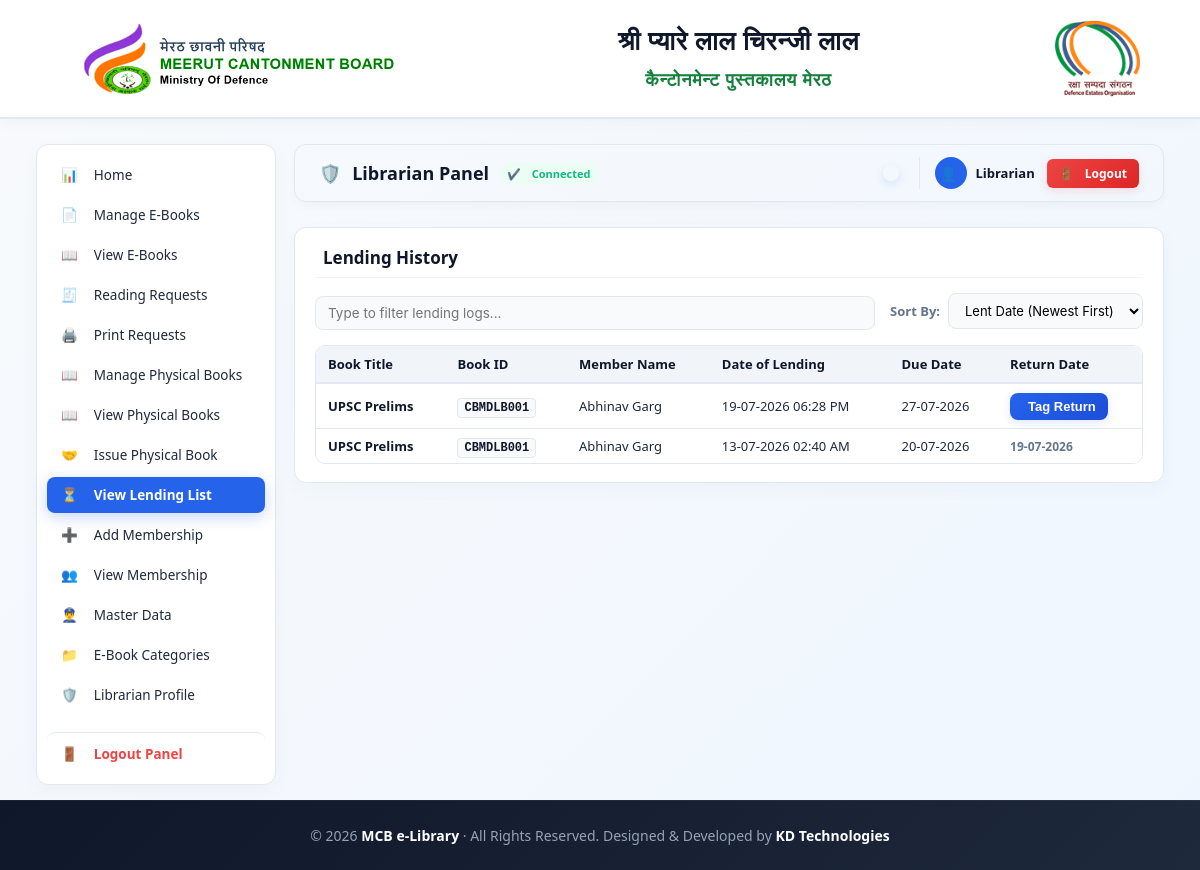
Page /index.php?action=admin&tab=view_lending (signed in) on the earlier database version.
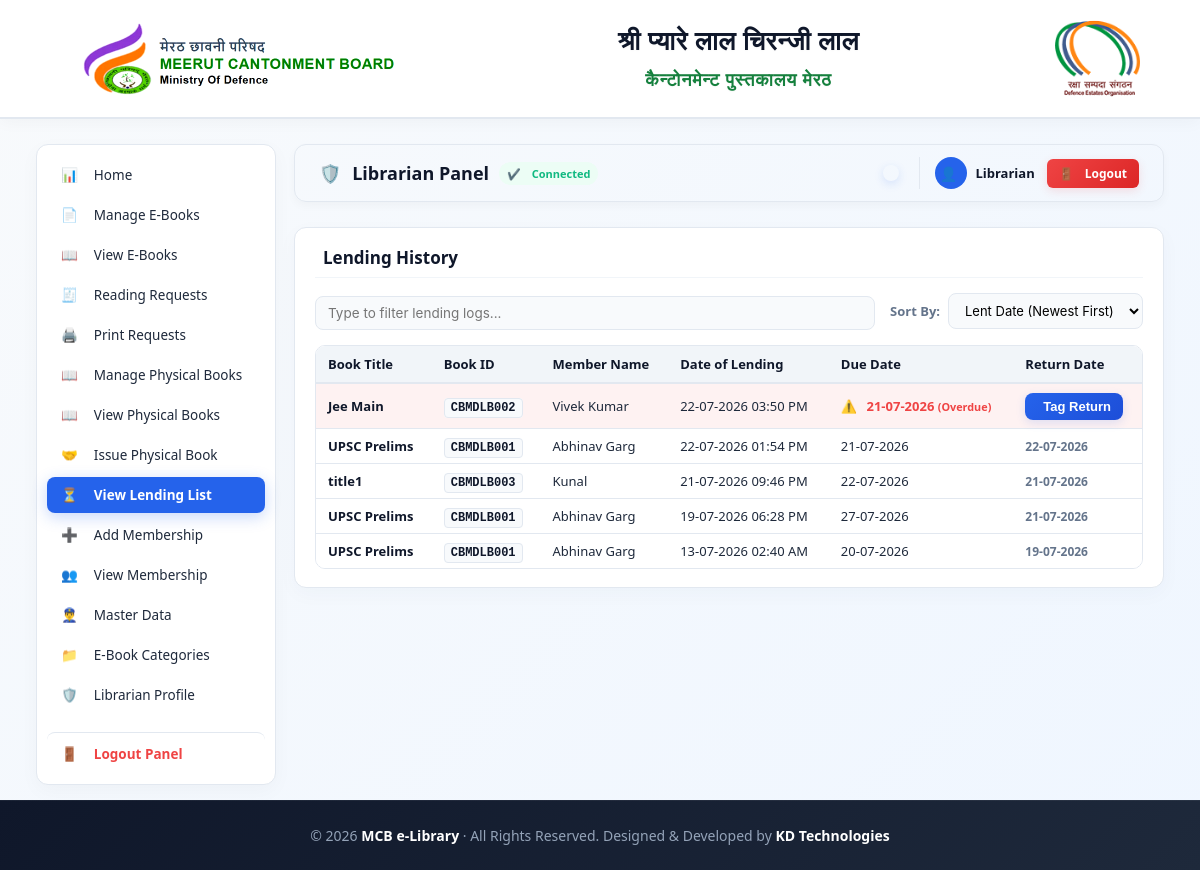
Same page on the later database version.
### tables this page shows
CREATE TABLE `lendings` (
  `id` int(11) NOT NULL,
  `member_id` int(11) NOT NULL,
  `physical_book_id` int(11) NOT NULL,
  `lent_at` datetime NOT NULL,
  `due_date` date NOT NULL,
  `transaction_id` varchar(150) DEFAULT NULL,
  `returned_at` datetime DEFAULT NULL,
  `fine_amount` decimal(10,2) DEFAULT 0.00,
  `fine_status` enum('None','Outstanding','Paid','Waived') DEFAULT 'None',
  `fine_payment_id` varchar(150) DEFAULT NULL
);

CREATE TABLE `physical_books` (
  `id` int(11) NOT NULL,
  `title` varchar(255) NOT NULL,
  `book_code` varchar(100) NOT NULL,
  `shelf_number` varchar(100) DEFAULT NULL,
  `price` decimal(10,2) NOT NULL,
  `author` varchar(150) DEFAULT NULL,
  `publisher` varchar(150) DEFAULT NULL,
  `created_at` timestamp NULL DEFAULT current_timestamp()
);

CREATE TABLE `members` (
  `id` int(11) NOT NULL,
  `membership_id` varchar(30) NOT NULL,
  `name` varchar(150) NOT NULL,
  `gender` enum('Male','Female','Other') DEFAULT 'Male',
  `guardian_name` varchar(150) NOT NULL,
  `mobile` varchar(20) NOT NULL,
  `password` varchar(255) NOT NULL,
  `email` varchar(150) DEFAULT NULL,
  `address` text NOT NULL,
  `aadhar_no` varchar(30) NOT NULL,
  `duration` enum('Yearly','Half Yearly','Quarterly','Monthly','Daily') NOT NULL,
  `shift` enum('Both','Morning','Evening') DEFAULT 'Both',
  `start_date` date NOT NULL,
  `end_date` date NOT NULL,
  `membership_fee` varchar(50) NOT NULL,
  `payment_id` varchar(150) NOT NULL,
  `created_at` timestamp NULL DEFAULT current_timestamp(),
  `is_active` tinyint(1) DEFAULT 1,
  `membership_plan_id` int(11) DEFAULT NULL,
  `approved` tinyint(1) DEFAULT 1
);

### config.php (called while the page is built, shortened)
<?php
function e($v){ return htmlspecialchars((string)$v, ENT_QUOTES, 'UTF-8'); }
?>

### app/views/admin/view_lending.php (the view, shortened to what this page needs)
<?php
$sort = $_GET['sort'] ?? 'lent_desc';
$orderBy = 'l.lent_at DESC';
?>
<div class="card">
    <h3><i class="fa-solid fa-timeline"></i>Lending History</h3>
    <div style="display:flex; justify-content:space-between; align-items:center; margin-bottom:15px; gap:15px; flex-wrap:wrap;">
        <div style="flex:1; min-width:280px;">
            <input type="text" id="lendingFilterInput" placeholder="Type to filter lending logs..." style="margin-bottom:0; width:100%;">
        </div>
        <div style="display:flex; align-items:center; gap:8px;">
            <label for="lendingSortSelect" style="margin:0; font-size:13px; font-weight:600; white-space:nowrap; color:var(--text-muted);"><i class="fa-solid fa-arrow-down-up-wide"></i> Sort By:</label>
            <select id="lendingSortSelect" onchange="location.href='?action=admin&tab=view_lending&sort=' + this.value" style="margin:0; padding:8px 12px; font-size:13px; width:auto; background:var(--bg-slate); border:1px solid var(--border-color); border-radius:8px;">
                <option value="lent_desc" <?= $sort === 'lent_desc' ? 'selected' : '' ?>>Lent Date (Newest First)</option>
            </select>
        </div>
    </div>
    <div class="table-responsive">
        <table id="lendingLogTable">
            <thead>
                <tr>
                    <th>Book Title</th>
                    <th>Book ID</th>
                    <th>Member Name</th>
                    <th>Date of Lending</th>
                    <th>Due Date</th>
                    <th>Return Date</th>
                </tr>
            </thead>
            <tbody>
                <?php
                $p_limit = 10;
                $p_page = max(1, (int)($_GET['p_page'] ?? 1));
                $p_offset = ($p_page - 1) * $p_limit;
                $x = $db->query("SELECT l.*, p.title, p.book_code, m.name FROM lendings l JOIN physical_books p ON p.id = l.physical_book_id JOIN members m ON m.id = l.member_id ORDER BY $orderBy LIMIT $p_limit OFFSET $p_offset");
                while($r = $x->fetch_assoc()) {
                    $returnCol = $r['returned_at']
                        ? '<span style="font-size:12px; color:var(--text-muted); font-weight:600;"><i class="fa-solid fa-box-archive"></i>' . date('d-m-Y', strtotime($r['returned_at'])) . '</span>'
                        : '<form method="post" action="?action=return_book" style="display:inline; margin:0;"><input type="hidden" name="id" value="' . $r['id'] . '"><input type="hidden" name="tab" value="view_lending">' . csrf_input() . '<button class="btn" type="submit" style="padding:6px 12px;"><i class="fa-solid fa-rotate-left"></i> Tag Return</button></form>';
                    $due_time = strtotime($r['due_date']);
                    $today_time = strtotime(date('Y-m-d'));
                    $days_diff = (int)floor(($due_time - $today_time) / 86400);
                    $due_col_html = date('d-m-Y', $due_time);
                    $row_style = '';
                    if (!$r['returned_at']) {
                        if ($days_diff < 0) {
                            $row_style = ' style="background-color: #fef2f2;"';
                            $due_col_html = '<span style="color:var(--accent-red, #ef4444); font-weight:700;"><i class="fa-solid fa-circle-exclamation"></i> ' . date('d-m-Y', $due_time) . ' <small>(Overdue)</small></span>';
                        }
                    }
                    echo '
                    <tr' . $row_style . '>
                        <td style="font-weight:600; color:var(--navy-dark);">' . e($r['title']) . '</td>
                        <td><code style="background:var(--bg-slate); padding:2px 6px; border-radius:4px; font-weight:700; font-size:12px; color:var(--navy-dark); border:1px solid var(--border-color);">' . e($r['book_code']) . '</code></td>
                        <td>' . e($r['name']) . '</td>
                        <td>' . date('d-m-Y h:i A', strtotime($r['lent_at'])) . '</td>
                        <td>' . $due_col_html . '</td>
                        <td>' . $returnCol . '</td>
                    </tr>';
                }
                ?>
            </tbody>
        </table>
    </div>
</div>

Differences in the rows shown:
added lendings: physical_book.title "Jee Main", physical_book.book_code "CBMDLB002", member.name "Vivek Kumar", lent_at "22-07-2026 03:50 PM", due_date "21-07-2026"
added lendings: physical_book.title "UPSC Prelims", physical_book.book_code "CBMDLB001", member.name "Abhinav Garg", lent_at "22-07-2026 01:54 PM", due_date "21-07-2026", returned_at "22-07-2026"
added lendings: physical_book.title "title1", physical_book.book_code "CBMDLB003", member.name "Kunal", lent_at "21-07-2026 09:46 PM", due_date "22-07-2026", returned_at "21-07-2026"
changed lendings "19-07-2026 06:28 PM": returned_at (not shown) → "21-07-2026"; no longer shows "Tag Return"
